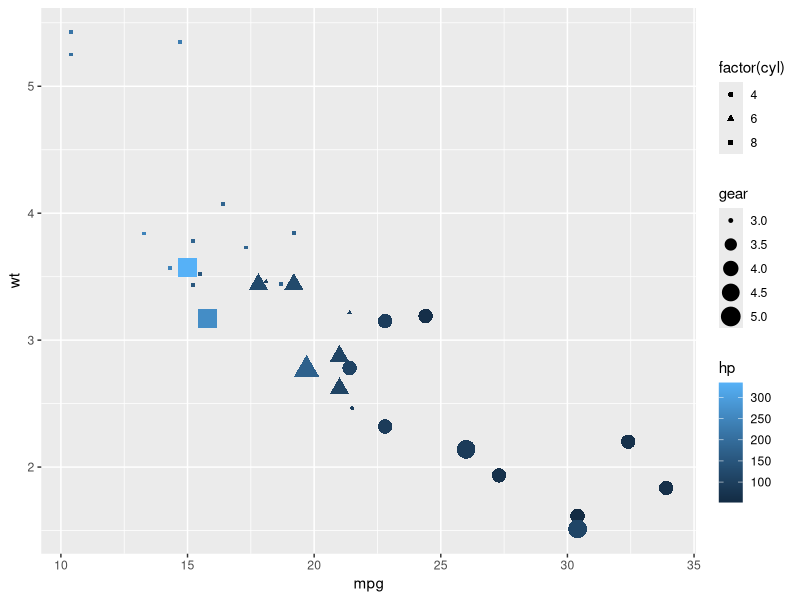

The R script that drew this image:
library(ggplot2)

qplot(mpg,
      wt,
      data = mtcars,
      shape = factor(cyl),
      size = gear,
      color = hp)
